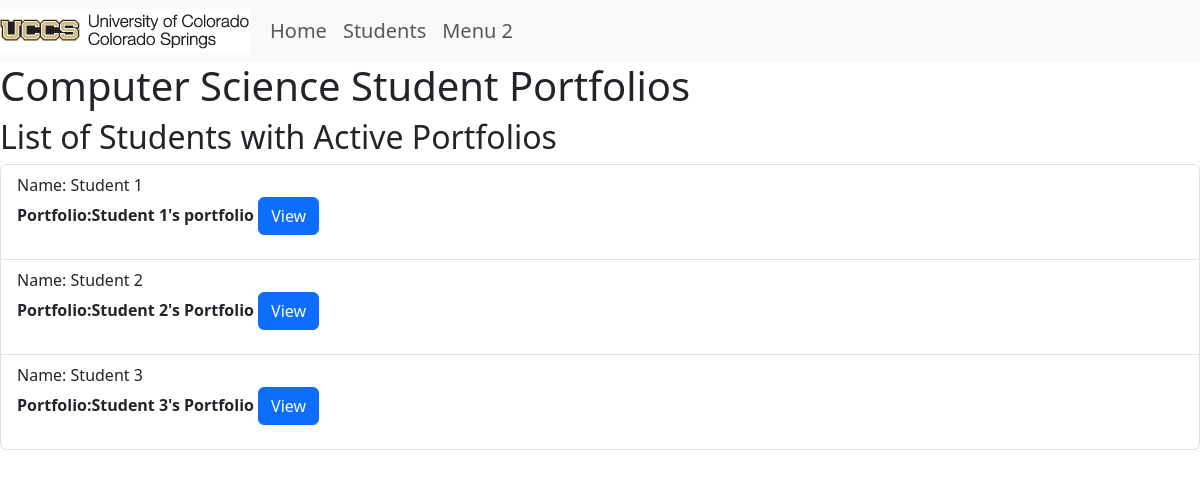
The page / on the database its author committed.
### portfolio_app/models.py (models this page shows, shortened)
class Student(models.Model):
    major = (
        ('CSCI-BS', 'BS in Computer Science'),
        ('CPEN-BS', 'BS in Computer Engineering'),
        ('BIGD-BI', 'BI in Game Design and Development'),
        ('BICS-BI', 'BI in Computer Science'),
        ('BISC-BI', 'BI in Computer Security'),
        ('CSCI-BA', 'BA in Computer Science'),
        ('DASE-BS', 'BS in Data Analytics and Systems Engineering')
    )
    name = models.CharField(max_length=200)
    email = models.CharField("UCCS Email", max_length=200)
    major = models.CharField(max_length=200, choices=major, blank = False)
    portfolio = models.OneToOneField(Portfolio, null =True, on_delete=models.CASCADE, unique=True)
    def __str__(self):
        return self.name

class Portfolio(models.Model):
    title = models.CharField(max_length=200)
    contact_email= models.CharField(max_length=200)
    is_active= models.BooleanField(default = False)
    about = models.TextField(blank = True)
    def get_absolute_url(self):
        return reverse("portfolio-detail",  args=[str(self.id)])

### portfolio_app/views.py (the view)
# urls.py: path('', views.index, name='index'),
def index(request):
    student_active_portfolios = Student.objects.select_related('portfolio').all().filter(portfolio__is_active=True)
    print("active portfolio query set", student_active_portfolios)
    return render( request, 'portfolio_app/index.html',
                   {'student_active_portfolios':student_active_portfolios})

### portfolio_app/templates/portfolio_app/index.html
{% extends 'portfolio_app/base_template.html' %}
{% block content %}
<h1>Computer Science Student Portfolios</h1>
<h2>List of Students with Active Portfolios</h2>
<ul class="list-group">
{% for i in student_active_portfolios %}
<li class="list-group-item">Name: {{i.name}}
<p><strong>Portfolio:{{ i.portfolio.title }}
<a class="btn btn-primary" href="{{ i.portfolio.get_absolute_url }}" role="button">View</a>
</strong></p></li>
{% endfor %}
</ul>
{% endblock %}

### rows shown on the page
Student: name "Student 1", portfolio "Student 1's portfolio"
Student: name "Student 2", portfolio "Student 2's Portfolio"
Student: name "Student 3", portfolio "Student 3's Portfolio"
